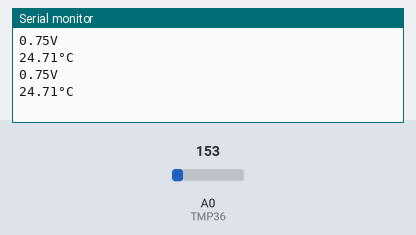
Simulated run of this sketch. Board: Arduino Uno, built with avr-gcc and run on an emulated ATmega328P. Parts: the last lines printed to the serial monitor. The test bench sets the inputs (shaded band); at power-on: A0 (TMP36) = 153.

Above: at 1.8 s.
1.9 s: A0 (TMP36) set to 165
At 2.8 s:
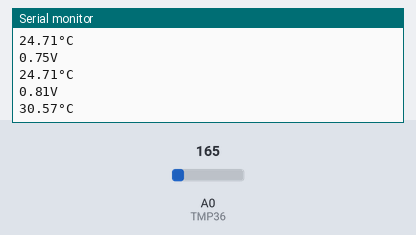
3.4 s: A0 (TMP36) set to 175
At 4.8 s:
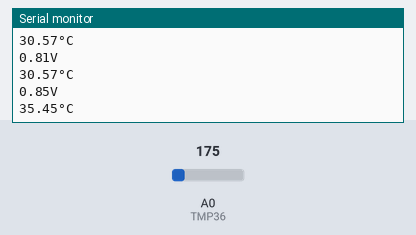
Timing chart, 0 to 6.4 s (numbered marks = the images above; inputs shaded):
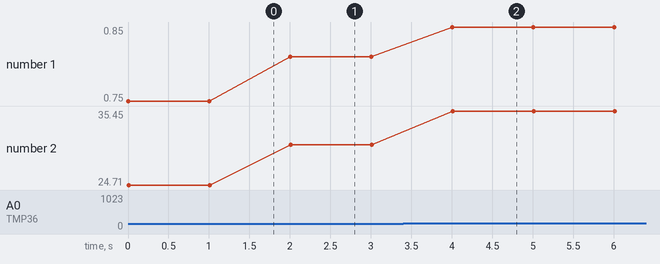

The sketch:

sketch_jan14a.ino
```cpp
int TMP36 = 0;

void setup()
{
  Serial.begin(9600);
}

void loop()
{

 int TensionA0 = analogRead(TMP36);

 float Vout = (TensionA0 * 5.0)/1024.0;

 Serial.print(Vout); Serial.println("V");

 float temperatureC = (Vout - 0.5) * 100 ;
 Serial.print(temperatureC); Serial.println("°C");


 delay(1000);                                     //waiting a second
}
```

Measured:
- after the input at 1.9 s, the serial monitor: prints a new line after 0.10 s (image 1)
- after the input at 3.4 s, the serial monitor: prints a new line after 0.60 s (image 2)
- plotted number 1: 0.75 → 0.81 after the input at 1.9 s, 0.81 → 0.85 after the input at 3.4 s
- plotted number 2: 24.71 → 30.57 after the input at 1.9 s, 30.57 → 35.45 after the input at 3.4 s
